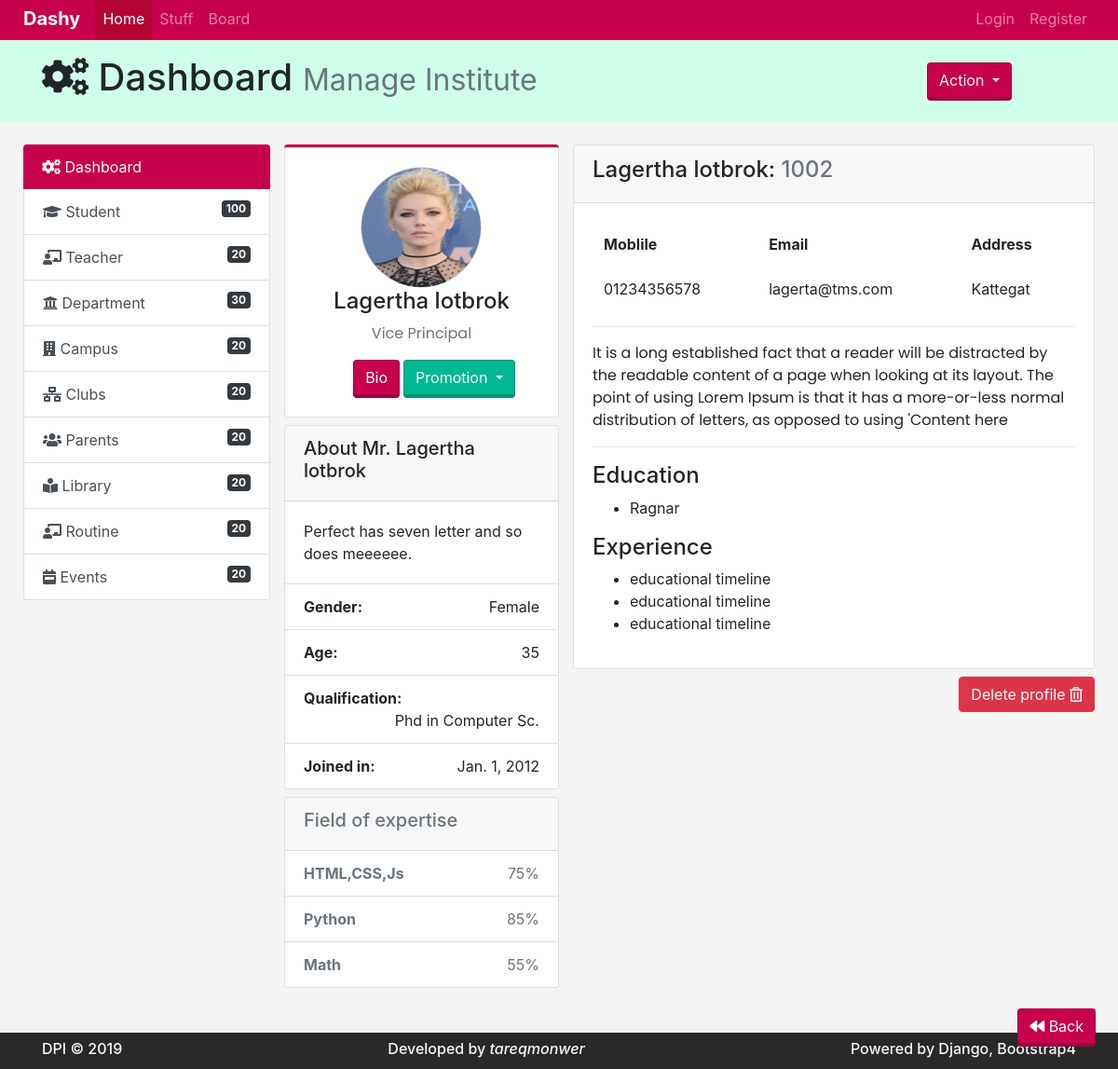
The app's page /teachers/2/detail/ with its own data.
### teachers/models.py (models this page shows, shortened)
class TeacherInfo(models.Model):
    name = models.ForeignKey(Teacher, on_delete=models.CASCADE)
    image = models.ImageField(upload_to='media')
    gender = models.CharField(max_length=7)
    qualification = models.CharField(max_length=20)
    dateOfBirth = models.DateField()
    shortBio = models.CharField(max_length=85)
    email = models.EmailField(max_length=30)
    homeDistrict = models.CharField(max_length=20)
    currentLocation = models.CharField(max_length=80)
    description = models.TextField(max_length=400)

class Teacher(models.Model):
    name = models.CharField(max_length=30)
    techer_id = models.CharField(unique=True, max_length=6, null=True)
    designation = models.CharField(null=False, max_length=30)
    joined = models.DateField('Year-Month')
    phone = models.CharField(null=True, max_length=12)
    def __str__(self):
        return self.name

class TeacherQualification(models.Model):
    teacher = models.ForeignKey(Teacher, on_delete=models.CASCADE)
    level = models.ManyToManyField(EduLevel)
    def __str__(self):
        return str(self.teacher)

### teachers/views.py (the view)
# urls.py: path('<int:teacher_id>/detail/', views.teacher_detail, name='teacher_detail'),
def teacher_detail(request, teacher_id):
    instructor = Teacher.objects.get(pk=teacher_id)
    details = TeacherInfo.objects.get(pk=teacher_id)
    def age(dob):
        today = date.today()
        return today.year - dob.year - ((today.month, today.day) < (dob.month, dob.day))
    instructorAge = age(details.dateOfBirth)
    qualifications = TeacherQualification.objects.all()
    context = {
        'instructor': instructor,
        'details': details,
        'instructorAge': instructorAge,
        'qualifications': qualifications,
    }
    return render(request, 'teachers/detail.html', context)

### templates/teachers/detail.html (shortened to what this page needs)
{% extends 'base.html' %}
{% load static %}
{% block body %}
<div class="col-md-4">
    <div class="row">
        <div class="col-md-12 m-0 p-0 rounded" style="border-top: 3px solid #c7004c;">
            <div class="card">
                <div class="card-body text-center">
                    <img class="rounded-circle border" src="{{ details.image.url }}" height="130" width="130">
                    <h4>{{ instructor.name }}</h4>
                    <p class="text-muted">{{ instructor.designation|title }}</p>
                    <div style="padding:0 21%;">
                    <a href="#" class="btn bg-custom1 float-left">Bio</a>
                        <div class="col-md-2 p-0 m-0 float-left ml-1" id="ButtonAction">
                            <div class="dropdown">
                                <button class="btn bg-custom1-dark text-light dropdown-toggle" type="button" data-toggle="dropdown"
                                    aria-haspopup="true" aria-expanded="false">
                                    Promotion
                                </button>
                            </div>
                        </div>
                    </div>
                </div>
            </div>
        </div>
    </div>
    <div class="row mt-2">
        <div class="col-md-12 m-0 p-0">
            <div class="card">
                <div class="card-header">
                    <h5>About Mr. {{ instructor.name }}</h5>
                </div>
                <div class="card-body">
                    {{ details.shortBio }}
                </div>
                <ul class="list-group list-group-flush">
                    <li class="list-group-item">
                        <span class="font-weight-bold float-left">Gender:</span>
                        <span class="float-right">{{ details.gender }}</span>
                    </li>
                    <li class="list-group-item">
                        <span class="font-weight-bold float-left">Age:</span>
                        <span class="float-right">{{ instructorAge }}</span>
                    </li>
                    <li class="list-group-item">
                        <span class="font-weight-bold float-left">Qualification:</span>
                        <span class="float-right">{{ details.qualification }}</span>
                    </li>
                    <li class="list-group-item">
                        <span class="font-weight-bold float-left">Joined in:</span>
                        <span class="float-right">{{ instructor.joined }}</span>
                    </li>
                </ul>
            </div>
        </div>
    </div>
    <div class="row mt-2 text-muted">
        <div class="col-md-12 m-0 p-0">
            <div class="card">
                <div class="card-header">
                    <h5>Field of expertise</h5>
                </div>
                <ul class="list-group list-group-flush">
                    <li class="list-group-item">
                        <span class="float-left font-weight-bold">HTML,CSS,Js</span>
                        <span class="float-right">
                            75%
                        </span>
                    </li>
                    <li class="list-group-item">
                        <span class="float-left font-weight-bold">Python</span>
                        <span class="float-right">
                            85%
                        </span>
                    </li>
                    <li class="list-group-item">
                        <span class="float-left font-weight-bold">Math</span>
                        <span class="float-right">
                            55%
                        </span>
                    </li>
                </ul>
            </div>
        </div>
    </div>
</div>
<div class="col-md-8">
    <div class="card">
        <div class="card-header">
            <h4>{{ instructor.name }}: <span class="text-muted">{{ instructor.techer_id }}</span></h4>
        </div>
        <div class="card-body">
            <table class="table table-borderless">
                <thead>
                    <tr>
                        <th scope="col">Moblile</th>
                        <th scope="col">Email</th>
                        <th scope="col">Address</th>
                    </tr>
                </thead>
                <tbody>
                    <tr>
                        <td>{{ instructor.phone }}</td>
                        <td>{{ details.email }}</td>
                        <td>{{  details.homeDistrict|capfirst }}</td>
                    </tr>
                </tbody>
            </table>
            <hr>
            <div class="describe">
                <p>
                    {{ details.description }}
                </p>
            </div>
            <hr>
            <div class="education">
                <h4>Education</h4>
                <ul>
                    {% for qualification in qualifications %}
                    <li>{{ qualification }}</li>
                    {% endfor %}
                </ul>
            </div>
            <div class="experience">
                <h4>Experience</h4>
                <ul>
                    <li>educational timeline</li>
                    <li>educational timeline</li>
                    <li>educational timeline</li>
                </ul>
            </div>
        </div>
    </div>
    <a href="{% url 'teachers:delete' instructor.id %}" class="btn btn-danger mt-2 float-right">Delete profile
        <i class="far fa-trash-alt"></i>
    </a>
</div>
<div class="fixed-bottom p-4 float-right">
    <a href="{% url 'teachers:teachershome' %}" class="btn bg-custom1 float-right">
        <i class="fas fa-backward"></i>
        Back</a>
</div>
{% endblock %}

### templates/base.html (shortened to what this page needs)
{% load static %}
<!DOCTYPE html>
<html>
<head>
    <link rel="stylesheet" href="https://use.fontawesome.com/releases/v5.7.2/css/all.css">
    <link rel="stylesheet" href="{% static 'css/bootstrap/bootstrap.min.css' %}">
		<link rel="stylesheet" href="{% static 'css/main.css' %}">
		<link rel="stylesheet" href="{% static 'clubs/css/club.css' %}">
</head>
<body id="body">
	<nav class="navbar navbar-expand-lg navbar-dark bg-custom1" id="nav-main">
        <div class="container-fluid">
            <a class="navbar-brand" href="{% url 'mainapp:home' %}">Dashy</a>
        <div class="collapse navbar-collapse" id="navbarNav">
          <ul class="navbar-nav mr-auto">
            <li class="nav-item active">
              <a class="nav-link" href="{% url 'mainapp:home' %}">Home <span class="sr-only">(current)</span></a>
            </li>
            <li class="nav-item">
              <a class="nav-link" href="#">Stuff</a>
            </li>
            <li class="nav-item">
              <a class="nav-link" href="#">Board</a>
            </li>
          </ul>
          <ul class="navbar-nav">
            <li class="nav-item">
              <a class="nav-link" href="">Login</a>
            </li>
            <li class="nav-item">
              <a class="nav-link" href="">Register</a>
            </li>
          </ul>
        </div>
        </div>
    </nav>
	<header id="header">
		<div class="container">
			<div class="row">
				<div class="col-md-10 py-3">
					<h1><span><i class="fas fa-cogs"></i></span> Dashboard <small class="text-muted hide-on-767">Manage Institute</small></h1>
				</div>
				<div class="col-md-2 mt-4" id="ButtonAction">
					<div class="dropdown">
					  <button class="btn bg-custom1 text-light dropdown-toggle" type="button" data-toggle="dropdown" aria-haspopup="true" aria-expanded="false">
					    Action
					  </button>
					</div>
				</div>
			</div>
		</div>
    </header>
	<section id="main" class="mt-4">
		<div class="container-fluid">
			<div class="row">
				<div class="col-md-3">
					<div class="list-group" id="sidenav">
					  <a href="{% url 'mainapp:home' %}" class="list-group-item list-group-item-action active">
					    <span><i class="fas fa-cogs"></i></span> Dashboard
					  </a>
					  <a href="#" class="list-group-item list-group-item-action"><span>
					  	<i class="fas fa-graduation-cap"></i></span> Student
					  	<span class="badge badge-dark float-right">100</span>
					  </a>
					  <a href="{% url 'teachers:teachershome' %}" class="list-group-item list-group-item-action">
					  	<span><i class="fas fa-chalkboard-teacher"></i></span> Teacher
					  	<span class="badge badge-dark float-right">20</span>
					  </a>
					  <a href="#" class="list-group-item list-group-item-action">
					  	<span><i class="fas fa-university"></i></span> Department
					  	<span class="badge badge-dark float-right">30</span>
					  </a>
					  <a href="#" class="list-group-item list-group-item-action">
					  	<span><i class="fas fa-building"></i></span> Campus
					  	<span class="badge badge-dark float-right">20</span>
					  </a>
					  <a href="{% url 'clubs:clubshome' %}" class="list-group-item list-group-item-action">
					  	<span><i class="fas fa-network-wired"></i></span> Clubs
					  	<span class="badge badge-dark float-right">20</span>
					  </a>
					  <a href="#" class="list-group-item list-group-item-action">
					  	<span><i class="fas fa-users"></i></span> Parents
					  	<span class="badge badge-dark float-right">20</span>
					  </a>
					  <a href="#" class="list-group-item list-group-item-action">
					  	<span><i class="fas fa-book-reader"></i></span> Library
					  	<span class="badge badge-dark float-right">20</span>
					  </a>
					  <a href="#" class="list-group-item list-group-item-action">
					  	<span><i class="fas fa-chalkboard-teacher"></i></span> Routine
					  	<span class="badge badge-dark float-right">20</span>
					  </a>
					  <a href="#" class="list-group-item list-group-item-action">
					  	<span><i class="fas fa-calendar-week"></i></span> Events
					  	<span class="badge badge-dark float-right">20</span>
					  </a>
					</div>
				</div>
				<div class="col-md-9">
					<div class="row">
            {% block body %}
            {% endblock %}
					</div>
				</div>
			</div>
		</div>
	</section>
<footer id="footer">
	<div class="py-1 mt-5 container">
		<div class="d-flex justify-content-between mt-1">
			<div class="col-md-4xx">
				<h6 class="text-light">DPI &copy; 2019</h6>
			</div>
			<div class="col-md-4xx">
				<h6 class="text-light">Developed by <em>tareqmonwer</em></h6>
			</div>
			<div class="col-md-4xx">
				<h6 class="text-light">Powered by Django, Bootstrap4</h6>
			</div>
		</div>
	</div>
</footer>
</body>
</html>

### static/css/main.css (style rules this page uses)
.bg-custom1 { background: #c7004c; color: #fff; border-bottom-width: calc(.2rem + .0625rem); border-color: rgba(0,0,0,0.2); }
.bg-custom1-dark { background: #00b894; color: #fff; border-bottom-width: calc(.2rem + .0625rem); border-color: rgba(0,0,0,0.2); }
.container-fluid { padding-left: 25px !important; padding-right: 25px !important; }
body { background: #f4f4f4; }
p { font-family: 'Poppins', sans-serif; font-size: 16px; letter-spacing: 0; line-height: 24px; font-weight: 400; }
#nav-main { padding: 0 !important; }
.navbar-nav { min-height: 43px !important; margin-bottom: 0; }
.navbar-brand { font-size: 20px; margin-top: -4px; font-weight: bold; }
.nav-item.active { background-color: #b40535; }
#header { background-color: #cdffeb; }
.list-group-item-action.active { background-color: #c7004c; border: none; }
#footer { background: #292929; }

### static/clubs/css/club.css (style rules this page uses)
.bg-custom1-dark { background: #00b894; color: #fff; border-bottom-width: calc(.2rem + .0625rem); border-color: rgba(0,0,0,0.2); }

### records on screen
TeacherInfo: image (picture), shortBio "Perfect has seven letter and so does meeeeee.", gender "Female", qualification "Phd in Computer Sc.", email "lagerta@tms.com", homeDistrict "Kattegat", description "It is a long established fact that a reader will be distracted by the readable content of a page when looking at its layout. The point of using Lorem Ipsum is that it has a more-or-less normal distribution of letters, as opposed to using 'Content here"
Teacher: name "Lagertha lotbrok", designation "Vice Principal", joined "Jan. 1, 2012", techer_id "1002", phone "01234356578"
TeacherQualification: teacher.name "Ragnar"

### other values on screen
{{ instructorAge }} "35"
